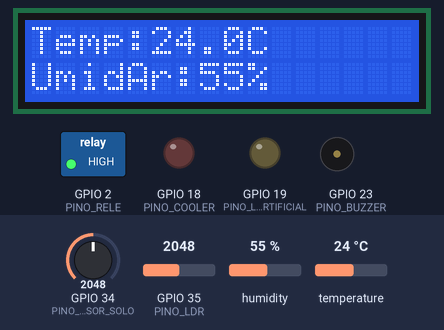
The program below on a simulated ESP32. Parts: 16×2 character LCD, switched loads named in the program (green lamp = pin HIGH), output pins drawn as LEDs (lit = HIGH), buzzer (waves = sounding). The inputs (shaded band) are chosen by the test bench; at power-on: temperature 24 °C, GPIO 34 (PINO_SENSOR_SOLO) = 2048, GPIO 35 (PINO_LDR) = 2048, humidity 55 %. WiFi joins after 1.5 s; servers stay silent unless stated; random numbers use the default seed unless the program sets one; no MQTT or app messages arrive unless stated; what the program prints to the serial monitor is not drawn.

Above: at 5.8 s.
5.9 s: temperature set to 33 °C
At 9.1 s:
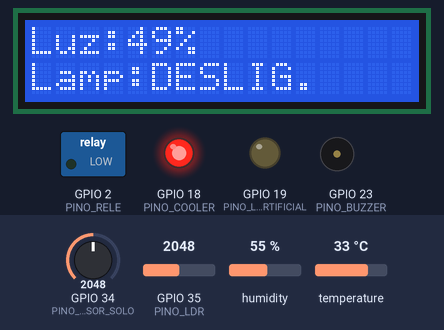
12.1 s: GPIO 34 (PINO_SENSOR_SOLO) set to 1496
At 13.7 s:
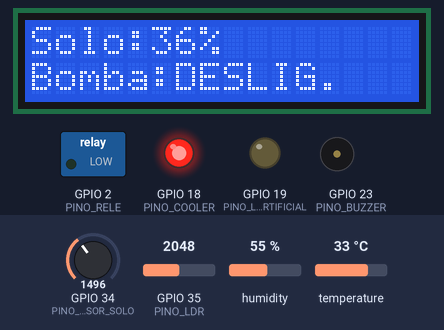
17.2 s: GPIO 34 (PINO_SENSOR_SOLO) set to 1392
At 22.2 s:
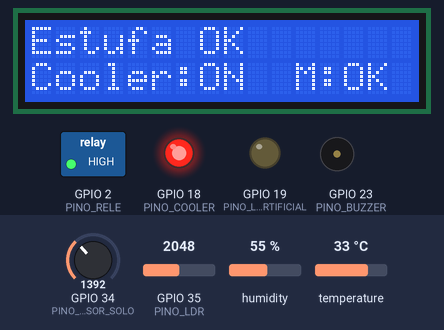
23.4 s: GPIO 35 (PINO_LDR) set to 2624
At 29.1 s:
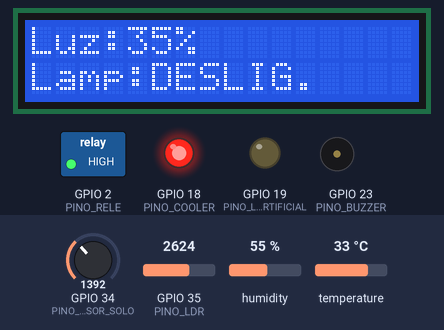
29.6 s: GPIO 35 (PINO_LDR) set to 2735
At 33.7 s:
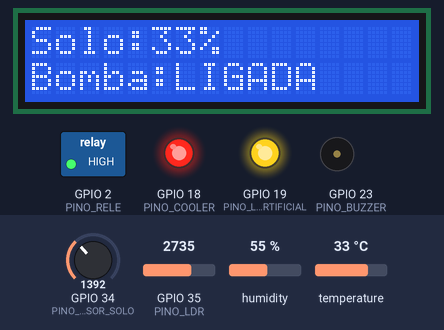
35.8 s: temperature set to 34.3 °C
At 36.7 s:
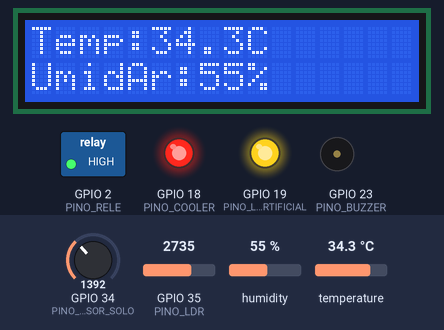
39.8 s: temperature set to 35.7 °C
Timing chart, 0 to 42.8 s (numbered marks = the images above; inputs shaded):
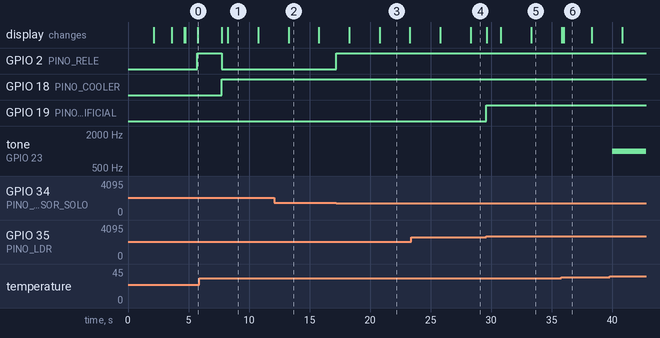

The program:

main.cpp
```cpp
#include <Arduino.h>
#include <WiFi.h>
#include <PubSubClient.h>
#include <DHT.h>
#include <Wire.h>
#include <LiquidCrystal_I2C.h>

// ========================
// CONFIGURAÇÕES DE REDE
// ========================

const char* ssid = "Wokwi-GUEST";
const char* password = "";

// Ubidots
const char* mqtt_server = "industrial.api.ubidots.com";
const int mqtt_port = 1883;
const char* TOKEN = "SEU_TOKEN_AQUI";
const char* DEVICE_LABEL = "esp32-fazenda";

// ========================
// PINOS DO ESP32
// ========================

#define PINO_SENSOR_SOLO 34
#define PINO_LDR 35
#define PINO_RELE 2
#define PINO_DHT 4
#define DHTTYPE DHT22

#define PINO_COOLER 18
#define PINO_LUZ_ARTIFICIAL 19
#define PINO_BUZZER 23

// ========================
// OBJETOS
// ========================

DHT dht(PINO_DHT, DHTTYPE);
WiFiClient espClient;
PubSubClient client(espClient);

LiquidCrystal_I2C lcd(0x27, 16, 2);

// ========================
// VARIÁVEIS GLOBAIS
// ========================

unsigned long ultimoEnvio = 0;
unsigned long ultimaTrocaLCD = 0;

const unsigned long intervaloEnvio = 3000;
const unsigned long intervaloLCD = 2500;

int telaLCD = 0;

// ========================
// CONEXÃO WIFI
// ========================

void conectarWiFi() {
  Serial.println();
  Serial.println("Conectando ao WiFi Wokwi-GUEST...");

  WiFi.begin(ssid, password);

  lcd.clear();
  lcd.setCursor(0, 0);
  lcd.print("Conectando");
  lcd.setCursor(0, 1);
  lcd.print("WiFi...");

  while (WiFi.status() != WL_CONNECTED) {
    delay(500);
    Serial.print(".");
  }

  Serial.println();
  Serial.println("WiFi conectado!");
  Serial.print("IP: ");
  Serial.println(WiFi.localIP());

  lcd.clear();
  lcd.setCursor(0, 0);
  lcd.print("WiFi conectado");
  delay(1000);
}

// ========================
// CONEXÃO MQTT / UBIDOTS
// ========================

void reconectarMQTT() {
  while (!client.connected()) {
    Serial.print("Conectando ao Ubidots MQTT... ");

    lcd.clear();
    lcd.setCursor(0, 0);
    lcd.print("Conectando");
    lcd.setCursor(0, 1);
    lcd.print("Ubidots...");

    String clientId = "ESP32-Estufa-";
    clientId += String(random(0xffff), HEX);

    if (client.connect(clientId.c_str(), TOKEN, "")) {
      Serial.println("Conectado!");

      lcd.clear();
      lcd.setCursor(0, 0);
      lcd.print("Ubidots OK");
      delay(1000);
    } else {
      Serial.print("Falhou. rc=");
      Serial.println(client.state());
      delay(5000);
    }
  }
}

// ========================
// LCD COM TELAS ALTERNADAS
// ========================

void atualizarLCD(
  int umidade_solo,
  float temperatura,
  float umidade_ar,
  int luminosidade,
  int status_bomba,
  int status_cooler,
  int status_luz_artificial,
  int status_alerta,
  bool mqtt_ok
) {
  if (millis() - ultimaTrocaLCD >= intervaloLCD) {
    ultimaTrocaLCD = millis();
    telaLCD++;

    if (telaLCD > 3) {
      telaLCD = 0;
    }

    lcd.clear();
  }

  if (telaLCD == 0) {
    lcd.setCursor(0, 0);
    lcd.print("Solo:");
    lcd.print(umidade_solo);
    lcd.print("%");

    lcd.setCursor(0, 1);
    lcd.print("Bomba:");
    if (status_bomba == 1) {
      lcd.print("LIGADA ");
    } else {
      lcd.print("DESLIG.");
    }
  }

  else if (telaLCD == 1) {
    lcd.setCursor(0, 0);
    lcd.print("Temp:");
    lcd.print(temperatura, 1);
    lcd.print("C");

    lcd.setCursor(0, 1);
    lcd.print("UmidAr:");
    lcd.print(umidade_ar, 0);
    lcd.print("%");
  }

  else if (telaLCD == 2) {
    lcd.setCursor(0, 0);
    lcd.print("Luz:");
    lcd.print(luminosidade);
    lcd.print("%");

    lcd.setCursor(0, 1);
    lcd.print("Lamp:");
    if (status_luz_artificial == 1) {
      lcd.print("LIGADA ");
    } else {
      lcd.print("DESLIG.");
    }
  }

  else if (telaLCD == 3) {
    lcd.setCursor(0, 0);

    if (status_alerta == 1) {
      lcd.print("ALERTA ESTUFA!");
    } else {
      lcd.print("Estufa OK");
    }

    lcd.setCursor(0, 1);
    lcd.print("Cooler:");
    if (status_cooler == 1) {
      lcd.print("ON ");
    } else {
      lcd.print("OFF");
    }

    lcd.print(" M:");
    if (mqtt_ok) {
      lcd.print("OK");
    } else {
      lcd.print("OFF");
    }
  }
}

// ========================
// SETUP
// ========================

void setup() {
  Serial.begin(115200);

  pinMode(PINO_RELE, OUTPUT);
  pinMode(PINO_COOLER, OUTPUT);
  pinMode(PINO_LUZ_ARTIFICIAL, OUTPUT);
  pinMode(PINO_BUZZER, OUTPUT);

  digitalWrite(PINO_RELE, LOW);
  digitalWrite(PINO_COOLER, LOW);
  digitalWrite(PINO_LUZ_ARTIFICIAL, LOW);
  digitalWrite(PINO_BUZZER, LOW);

  dht.begin();

  Wire.begin(21, 22);
  lcd.init();
  lcd.backlight();

  lcd.setCursor(0, 0);
  lcd.print("Estufa Smart");
  lcd.setCursor(0, 1);
  lcd.print("ESP32 + IoT");
  delay(2000);

  conectarWiFi();

  client.setServer(mqtt_server, mqtt_port);
}

// ========================
// LOOP PRINCIPAL
// ========================

void loop() {
  if (!client.connected()) {
    reconectarMQTT();
  }

  client.loop();

  // ========================
  // 1. LEITURA DOS SENSORES
  // ========================

  int valor_solo = analogRead(PINO_SENSOR_SOLO);
  int umidade_solo = map(valor_solo, 0, 4095, 0, 100);

  int valor_luz = analogRead(PINO_LDR);
  int luminosidade_pct = map(valor_luz, 4095, 0, 0, 100);

  float temperatura = dht.readTemperature();
  float umidade_ar = dht.readHumidity();

  if (isnan(temperatura) || isnan(umidade_ar)) {
    Serial.println("Falha na leitura do DHT22!");

    lcd.clear();
    lcd.setCursor(0, 0);
    lcd.print("Erro DHT22");
    lcd.setCursor(0, 1);
    lcd.print("Ver sensor");

    tone(PINO_BUZZER, 1000);
    delay(2000);
    noTone(PINO_BUZZER);

    return;
  }

  // ========================
  // 2. REGRA DA IRRIGAÇÃO
  // ========================

  int status_bomba = 0;
  String motivo = "";

  if (umidade_solo < 35) {
    status_bomba = 1;
    motivo = "Emergencia: solo seco";
  }
  else if (umidade_solo >= 35 && umidade_solo < 55) {
    if (temperatura < 30.0 && luminosidade_pct < 60 && umidade_ar < 75.0) {
      status_bomba = 1;
      motivo = "Irrigacao otimizada";
    } else {
      status_bomba = 0;
      motivo = "Bloqueio climatico";
    }
  }
  else {
    status_bomba = 0;
    motivo = "Solo adequado";
  }

  // ========================
  // 3. REGRA DO COOLER
  // ========================

  int status_cooler = 0;

  if (temperatura > 30.0) {
    status_cooler = 1;
  }

  // ========================
  // 4. REGRA DA LUZ ARTIFICIAL
  // ========================

  int status_luz_artificial = 0;

  if (luminosidade_pct < 35) {
    status_luz_artificial = 1;
  }

  // ========================
  // 5. REGRA DO ALERTA
  // ========================

  int status_alerta = 0;

  if (umidade_solo < 25 || temperatura > 35.0) {
    status_alerta = 1;
  }

  // ========================
  // 6. ACIONAMENTO DOS ATUADORES
  // ========================

  digitalWrite(PINO_RELE, status_bomba == 1 ? HIGH : LOW);
  digitalWrite(PINO_COOLER, status_cooler == 1 ? HIGH : LOW);
  digitalWrite(PINO_LUZ_ARTIFICIAL, status_luz_artificial == 1 ? HIGH : LOW);

  if (status_alerta == 1) {
    tone(PINO_BUZZER, 1000);
  } else {
    noTone(PINO_BUZZER);
  }

  bool mqtt_ok = client.connected();

  atualizarLCD(
    umidade_solo,
    temperatura,
    umidade_ar,
    luminosidade_pct,
    status_bomba,
    status_cooler,
    status_luz_artificial,
    status_alerta,
    mqtt_ok
  );

  // ========================
  // 7. ENVIO PARA UBIDOTS
  // ========================

  if (millis() - ultimoEnvio >= intervaloEnvio) {
    ultimoEnvio = millis();

    char payload[500];

    sprintf(
      payload,
      "{\"umidade_solo\": %d, \"temperatura\": %.1f, \"umidade_ar\": %.1f, \"luminosidade\": %d, \"bomba\": %d, \"cooler\": %d, \"luz_artificial\": %d, \"alerta\": %d}",
      umidade_solo,
      temperatura,
      umidade_ar,
      luminosidade_pct,
      status_bomba,
      status_cooler,
      status_luz_artificial,
      status_alerta
    );

    String topic = String("/v1.6/devices/") + DEVICE_LABEL;

    client.publish(topic.c_str(), payload);

    Serial.println("-----------------------------");
    Serial.print("Payload enviado: ");
    Serial.println(payload);

    Serial.print("Motivo irrigacao: ");
    Serial.println(motivo);

    Serial.print("Cooler: ");
    Serial.println(status_cooler == 1 ? "LIGADO" : "DESLIGADO");

    Serial.print("Luz artificial: ");
    Serial.println(status_luz_artificial == 1 ? "LIGADA" : "DESLIGADA");

    Serial.print("Alerta: ");
    Serial.println(status_alerta == 1 ? "ATIVO" : "NORMAL");
  }
}
```

Measured:
- the behaviour switches between 1434 and 1433 on GPIO 34 (PINO_SENSOR_SOLO) (found by bisection; images 2 and 3)
- the behaviour switches between 2661 and 2662 on GPIO 35 (PINO_LDR) (found by bisection; images 4 and 5)
- after the input at 5.9 s, GPIO 2 (PINO_RELE): HIGH → LOW after 1.8 s; GPIO 18 (PINO_COOLER): LOW → HIGH after 1.8 s
- after the input at 17.2 s, GPIO 2 (PINO_RELE): LOW → HIGH at once
- after the input at 29.6 s, GPIO 19 (PINO_LUZ_ARTIFICIAL): LOW → HIGH at once
- after the input at 39.8 s, tone on GPIO 23 (PINO_BUZZER): silent → 1000 Hz after 0.21 s
- what the display in image 1 shows lasts 2.6 s, from 8.2 s to 10.8 s
